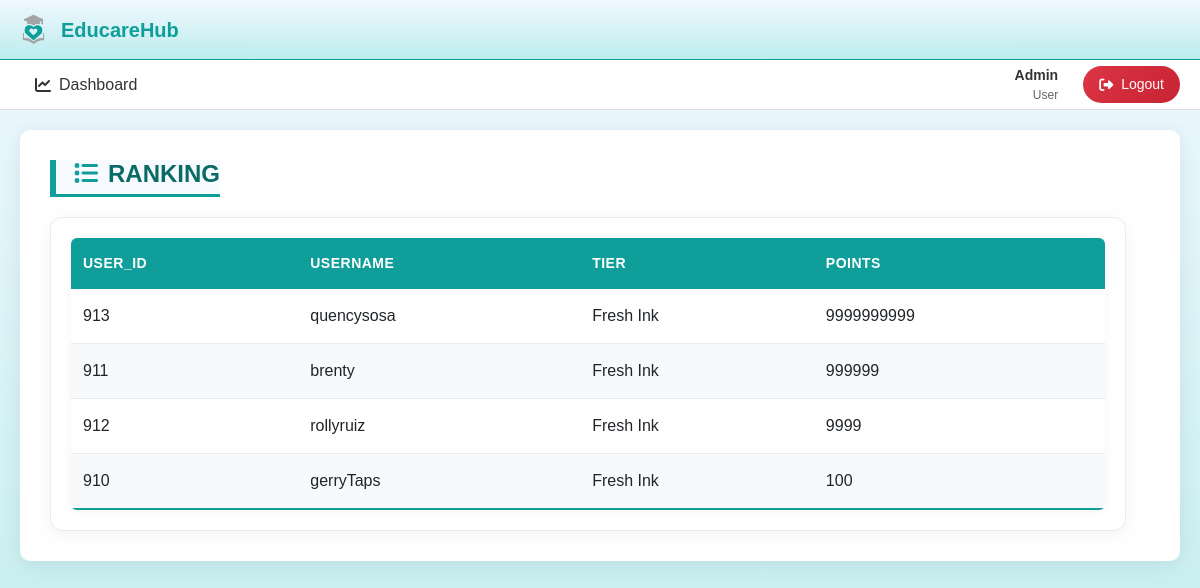
/ranking.php, run on the app's committed database.
### tables this page shows
CREATE TABLE `users` (
  `user_id` int(11) NOT NULL,
  `firstname` varchar(225) NOT NULL,
  `lastname` varchar(225) NOT NULL,
  `birthdate` date NOT NULL,
  `username` varchar(225) NOT NULL,
  `password` varchar(225) NOT NULL,
  `email` varchar(225) NOT NULL,
  `tier` varchar(225) DEFAULT 'Fresh Ink',
  `points` decimal(10,0) DEFAULT 100,
  `coins` int(10) DEFAULT 0,
  `Role` enum('user','admin') DEFAULT 'user',
  `reset_token` varchar(64) DEFAULT NULL,
  `reset_expires` datetime NOT NULL,
  `created_at` datetime DEFAULT current_timestamp(),
  `updated_at` datetime DEFAULT current_timestamp() ON UPDATE current_timestamp()
);

### ranking.php (the view, shortened to what this page needs)
<!DOCTYPE html>
<html lang="en">
<head>
  <link rel="stylesheet" href="css/style.css? v=1">
</head>
<body class="body">
  <div class="dashboard_main_container">
    <?php include('partials/app_topNav.php'); ?>
    <?php include('partials/app_horizontal_nav.php'); ?>
    <div class="dashboard_content">
      <div class="dashboard_content_main">
        <div class="row">
          <div class="column column-12">
            <h2 class="section_header"><i class="fa fa-list"></i>RANKING</h2>
            <div class="section_content">
                <div class="users">
                    <table>
                        <thead>
                            <tr>
                                <th>user_id</th>
                                <th>Username</th>
                                <th>Tier</th>
                                <th>Points</th>
                        </tr>
                        </thead>
                        <tbody>
                            <?php
                            $db = mysqli_connect('localhost', 'root', '', 'educarehub');
                            $query = "SELECT * FROM users WHERE points > 0 ORDER BY points DESC";
                            $results = mysqli_query($db, $query);
                            while ($row = mysqli_fetch_assoc($results)) {
                              echo "<tr>";
                              echo "<td>" . htmlspecialchars($row['user_id']) . "</td>";
                              echo "<td>" . htmlspecialchars($row['username']) . "</td>";
                              echo "<td>" . htmlspecialchars($row['tier']) . "</td>";
                              echo "<td>" . htmlspecialchars($row['points']) . "</td>";
                            }
                            ?>
                        </tbody>
                    </table>
                </div>
            </div>
          </div>
        </div>
      </div>
    </div>
  </div>
</body>
</html>

### partials/app_topNav.php (shortened to what this page needs)
<div class="dashboard_topNav d-flex justify-content-between align-items-center px-3" style="height: 60px; background-color: #fff; box-shadow: 0 2px 4px rgba(0,0,0,0.1);">
    <div class="d-flex align-items-center">
        <div class="nav-brand me-4 d-flex align-items-center">
            <img src="icons/EducareHub.png" alt="EducareHub Logo" style="width: 35px; height: 35px; margin-right: 10px;">
            <span style="font-size: 20px; font-weight: bold; color: #0F9E99;">EducareHub</span>
        </div>
    </div>
</div>

### partials/app_horizontal_nav.php (shortened to what this page needs)
    <link rel="stylesheet" href="css/style.css?v=4">
    <link href="https://cdn.jsdelivr.net/npm/bootstrap@5.3.3/dist/css/bootstrap.min.css" rel="stylesheet">
    <link rel="stylesheet" href="https://cdn.datatables.net/2.0.8/css/dataTables.bootstrap5.min.css">
    <link rel="stylesheet" href="https://cdn.datatables.net/responsive/3.0.2/css/responsive.bootstrap5.min.css">
    <link rel="stylesheet" href="https://cdn.datatables.net/buttons/2.4.2/css/buttons.bootstrap5.min.css"/>
    <link rel="stylesheet" href="https://cdn.datatables.net/rowgroup/1.5.0/css/rowGroup.bootstrap5.min.css" />
<?php
if (!function_exists('is_menu_active')) {
    function is_menu_active($pages) {
        $current_page = basename($_SERVER['PHP_SELF']);
        if (is_array($pages)) {
            return in_array($current_page, $pages) ? 'active' : '';
        } else {
            return $current_page === $pages ? 'active' : '';
        }
    }
}
?>
<nav class="horizontal-nav">
    <div class="nav-left">
        <li class="horizontal-nav-item">
            <a href="admin_dashboard.php" class="<?php echo is_menu_active('admin_dashboard.php'); ?>">
                <i class="fa-solid fa-chart-line"></i> Dashboard
            </a>
        </li>
    </div>
    <div class="nav-right">
        <div class="user-info">
            <div class="user-name"><?php echo htmlspecialchars($_SESSION['admins']['fullname'] ?? 'Admin'); ?></div>
            <div class="user-role"><?php echo htmlspecialchars($_SESSION['admins']['role'] ?? 'User'); ?></div>
        </div>
        <button onclick="confirmLogout()" class="logout-btn">
            <i class="fa fa-sign-out-alt"></i>
            Logout
        </button>
    </div>
</nav>

### css/style.css (style rules this page uses)
.dashboard_main_container { min-height: 100vh; }
.body { background: linear-gradient(0deg, rgba(34, 193, 195, 0.3) 0%, rgba(240, 248, 255, 1) 100%); font-family: 'Poppins', sans-serif; margin: 0; padding: 0; }
.dashboard_topNav { background: linear-gradient(0deg, rgba(34, 193, 195, 0.3) 0%, rgba(240, 248, 255, 1) 100%); padding: 20px 30px; display: flex; justify-content: space-between; align-items: center; border-bottom: 1px solid #0F9E99; }
.dashboard_content { padding: 20px; flex-grow: 1; }
.dashboard_content_main { background-color: #ffffff; padding: 30px; border-radius: 10px; box-shadow: 0 4px 20px rgba(0, 0, 0, 0.08); margin-bottom: 30px; min-height: auto; height: auto; }
.section_header { font-size: 24px; color: #333; margin-bottom: 25px; text-align: center; border-bottom: 2px solid #eee; padding-bottom: 15px; font-weight: 600; color: #0F9E99; border-left: none; }
.section_header i { margin-right: 10px; color: #0F9E99; }
.row { display: flex; flex-direction: row; flex-wrap: wrap; width: 100%; }
.column { width: 100%; }
.section_content { padding: 20px; background-color: #fff; border-radius: 8px; box-shadow: 0 2px 10px rgba(0,0,0,0.05); overflow-x: auto; }
table { width: 100%; border-collapse: collapse; min-width: 1000px; background-color: #fff; box-shadow: 0 0 10px rgba(0, 0, 0, 0.05); border-radius: 6px; overflow: hidden; font-family: 'Poppins', sans-serif; }
table thead th { background-color: #0F9E99; color: #ffffff; font-weight: 600; text-transform: uppercase; letter-spacing: 0.5px; font-size: 14px; padding: 15px 12px; }
table tbody tr { border-bottom: 1px solid #e9ecef; }
table tbody tr:last-of-type { border-bottom: 2px solid #0F9E99; }
table tbody tr:nth-child(even) { background-color: #f8f9fa; }
table td { padding: 15px 12px; vertical-align: middle; }
.section_header { border-left: 6px solid #0F9E99; background: #f7faff; padding-left: 18px; }
.section_header { color: #0A6A66; font-weight: 700; padding-bottom: 5px; border-bottom: 3px solid #0F9E99; margin-bottom: 20px; display: inline-block; }
.section_content { background: #fff; padding: 20px; border-radius: 12px; box-shadow: 0 4px 20px rgba(0, 0, 0, 0.05); border: 1px solid #e9ecef; }

### partials/app_horizontal_nav.php (style rules this page uses)
.horizontal-nav { display: flex; justify-content: space-between; align-items: center; background: #ffffff; padding: 0 20px; border-bottom: 1px solid #e0e0e0; list-style: none; margin: 0; height: 50px; width: 100%; box-sizing: border-box; }
.nav-left { display: flex; align-items: center; }
.nav-right { display: flex; align-items: center; gap: 15px; }
.user-info { text-align: right; margin-right: 10px; }
.user-name { font-size: 14px; font-weight: 600; color: #333; margin: 0; }
.user-role { font-size: 12px; color: #666; text-transform: capitalize; margin: 0; }
.logout-btn { background: linear-gradient(135deg, #dc3545 0%, #c82333 100%); border: none; color: white; padding: 8px 16px; border-radius: 20px; font-size: 14px; font-weight: 500; cursor: pointer; transition: all 0.3s ease; text-decoration: none; display: inline-flex; align-items: center; gap: 8px; }
.horizontal-nav-item { position: relative; }
.horizontal-nav-item > a { display: flex; align-items: center; padding: 0 15px; height: 50px; color: #333; text-decoration: none; font-weight: 500; transition: background-color 0.3s, color 0.3s; }
.horizontal-nav-item > a i { margin-right: 8px; }

### data on the page
users: user_id "913", username "quencysosa", tier "Fresh Ink", points "9999999999"
users: user_id "911", username "brenty", tier "Fresh Ink", points "999999"
users: user_id "912", username "rollyruiz", tier "Fresh Ink", points "9999"
users: user_id "910", username "gerryTaps", tier "Fresh Ink", points "100"

### other printed values
$_SESSION['admins']['fullname'] "Admin"
$_SESSION['admins']['role'] "User"
